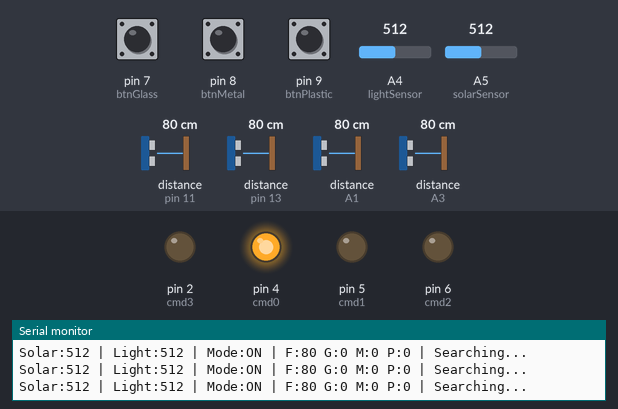
A sketch run on a simulated Arduino Uno, built with avr-gcc and run on an emulated ATmega328P. On the bench: output pins drawn as LEDs (lit = HIGH), the last lines printed to the serial monitor. Wiring (inferred from the names in the program): 4 × ultrasonic range finder: trigger pin 10, echo pin 11 / trigger pin 12, echo pin 13 / trigger A0, echo A1 / trigger A2, echo A3. Dashed ring = blinking. Inputs (shaded band) come from the test bench; at power-on: A5 (solarSensor) = 512, pin 7 (btnGlass) HIGH, distance to the obstacle (sensors on pin 13, pin 11, A1, A3) 80 cm, pin 8 (btnMetal) HIGH, pin 9 (btnPlastic) HIGH, A4 (lightSensor) = 512. The echo pulse lasts 58.3 µs per cm; pins used as bus, display or sensor lines are not drawn.

Above: at 1.2 s.
1.3 s: A5 (solarSensor) set to 105
4.3 s: A5 (solarSensor) set to 95
At 4.9 s:
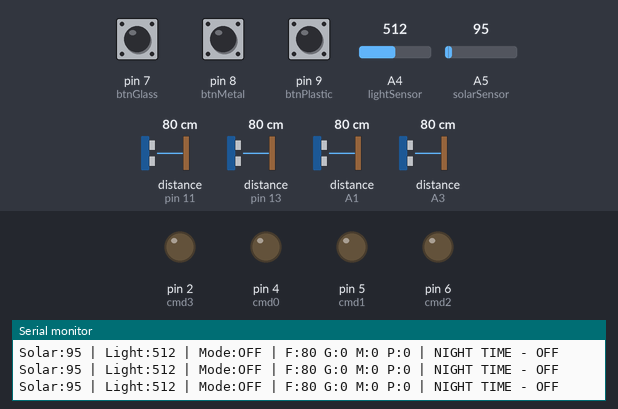
5.9 s: A5 (solarSensor) set to 306
At 7.4 s:
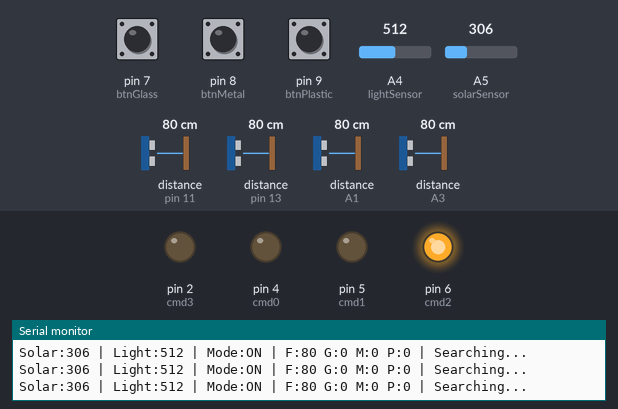
8.9 s: pin 7 (btnGlass) pulled LOW for 0.35 s
At 11.5 s:
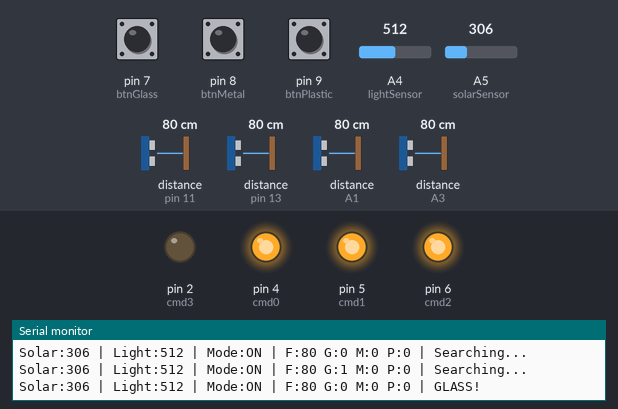
12.2 s: distance to the obstacle (sensor on pin 13) set to 34 cm
15.2 s: distance to the obstacle (sensor on pin 13) set to 27 cm
At 15.59 s:
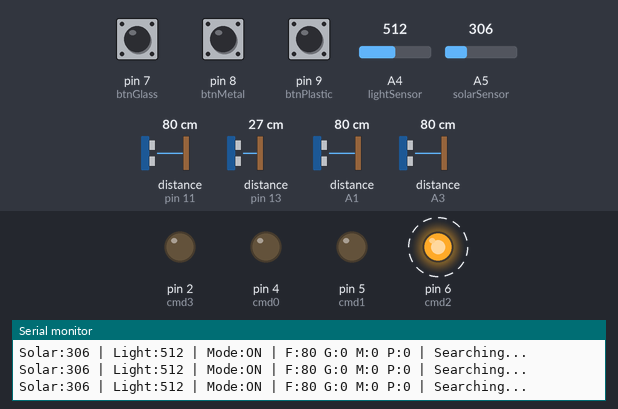
Timing chart, 0 to 19.2 s (numbered marks = the images above; inputs shaded):
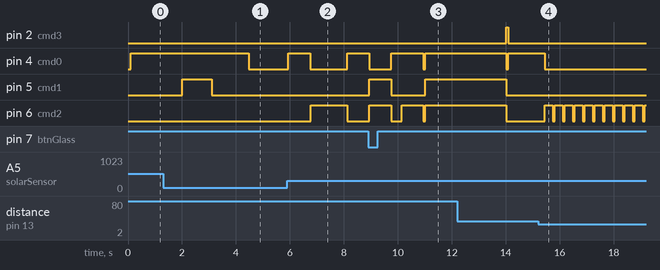

Measured:
- the behaviour switches between 101 and 100 on A5 (solarSensor) (found by bisection; images 0 and 1)
- the behaviour switches between 31 and 30 cm on distance to the obstacle (sensor on pin 13) (found by bisection; images 3 and 4)
- after the input at 4.3 s, pin 4 (cmd0): HIGH → LOW after 0.18 s instead of 1.0 s; pin 6 (cmd2): stays LOW (without the input it goes to HIGH after 1.0 s)
- after the input at 5.9 s, pin 4 (cmd0): LOW → HIGH after 0.05 s, → LOW 0.82 s later, → HIGH 1.4 s later; pin 6 (cmd2): LOW → HIGH after 0.86 s, → LOW 1.4 s later
- after the input at 8.9 s, pin 4 (cmd0): HIGH → LOW after 0.05 s, → HIGH 0.80 s later, → LOW 1.2 s later, → HIGH 0.07 s later; pin 6 (cmd2): goes HIGH 0.80 s, LOW 0.40 s, HIGH 0.80 s, LOW 0.07 s, then HIGH, starting after 0.05 s
- after the input at 15.2 s, pin 4 (cmd0): HIGH → LOW after 0.24 s; pin 5 (cmd1): stays LOW (without the input it goes to HIGH after 0.79 s); pin 6 (cmd2): alternates HIGH for 0.30 s and LOW for 0.07 s, starting after 0.24 s

The sketch:

wall_e_final1.ino
```cpp
// WALL-E - MASTER (Sensors + Buttons)
// Day/Night detection using solar cell

// ULTRASONIC
int trigF = 10;
int echoF = 11;
int trigL = 12;
int echoL = 13;
int trigR = A0;
int echoR = A1;
int trigB = A2;
int echoB = A3;

// 3 BUTTONS
int btnGlass = 7;
int btnMetal = 8;
int btnPlastic = 9;

// SENSORS
int lightSensor = A4;
int solarSensor = A5;

// COMMANDS TO ARDUINO 2
int cmd0 = 4;
int cmd1 = 5;
int cmd2 = 6;
int cmd3 = 2;

// VARIABLES
int distFront, distLeft, distRight, distBack;
int lightVal, solarVal;
int mode = 0;
int count = 0;

// DAY/NIGHT DETECTION
bool isDaytime = false;
int nightThreshold = 100;  // Below this = NIGHT

bool btnGlassPressed, btnMetalPressed, btnPlasticPressed;
int glassCount = 0, metalCount = 0, plasticCount = 0, totalCrushed = 0;
bool solarPowering = false;

int lightThreshold = 300;
int solarThreshold = 200;
int distanceThreshold = 30;

String currentWaste = "None";
String statusMsg = "Searching...";
String systemStatus = "OFF";  // Track system ON/OFF

// COMMANDS
const int CMD_STOP = 0;
const int CMD_FORWARD = 1;
const int CMD_BACKWARD = 2;
const int CMD_TURN_R = 3;
const int CMD_TURN_L = 4;
const int CMD_ARM_UP = 5;
const int CMD_ARM_DOWN = 6;
const int CMD_CRUSH_ON = 7;
const int CMD_CRUSH_OFF = 8;

void setup() {
  pinMode(trigF, OUTPUT); pinMode(echoF, INPUT);
  pinMode(trigL, OUTPUT); pinMode(echoL, INPUT);
  pinMode(trigR, OUTPUT); pinMode(echoR, INPUT);
  pinMode(trigB, OUTPUT); pinMode(echoB, INPUT);

  pinMode(btnGlass, INPUT_PULLUP);
  pinMode(btnMetal, INPUT_PULLUP);
  pinMode(btnPlastic, INPUT_PULLUP);

  pinMode(cmd0, OUTPUT);
  pinMode(cmd1, OUTPUT);
  pinMode(cmd2, OUTPUT);
  pinMode(cmd3, OUTPUT);

  sendCommand(CMD_STOP);

  Serial.begin(9600);
  Serial.println("MASTER - Ready!");
  Serial.println("====================");
  Serial.println("System uses SOLAR to detect DAY/NIGHT");
  Serial.println("====================");
}

void loop() {
  // Read sensors
  distFront = readUltrasonic(trigF, echoF);
  distLeft = readUltrasonic(trigL, echoL);
  distRight = readUltrasonic(trigR, echoR);
  distBack = readUltrasonic(trigB, echoB);

  lightVal = analogRead(lightSensor);
  solarVal = analogRead(solarSensor);
  solarPowering = (solarVal > solarThreshold);

  // DAY/NIGHT DETECTION using solar cell
  if (solarVal > nightThreshold) {
    isDaytime = true;
    systemStatus = "ON";
  }
  else {
    isDaytime = false;
    systemStatus = "OFF";
  }

  // Read buttons
  btnGlassPressed = (digitalRead(btnGlass) == LOW);
  btnMetalPressed = (digitalRead(btnMetal) == LOW);
  btnPlasticPressed = (digitalRead(btnPlastic) == LOW);

  // Print status
  Serial.print("Solar:"); Serial.print(solarVal);
  Serial.print(" | Light:"); Serial.print(lightVal);
  Serial.print(" | Mode:"); Serial.print(systemStatus);
  Serial.print(" | F:"); Serial.print(distFront);
  Serial.print(" G:"); Serial.print(btnGlassPressed);
  Serial.print(" M:"); Serial.print(btnMetalPressed);
  Serial.print(" P:"); Serial.print(btnPlasticPressed);
  Serial.print(" | "); Serial.println(statusMsg);

  // === DAY/NIGHT CHECK ===
  if (!isDaytime) {
    // NIGHT TIME - System OFF
    statusMsg = "NIGHT TIME - OFF";
    sendCommand(CMD_STOP);
    mode = 0;
  }
  else {
    // DAY TIME - System ON
    statusMsg = "Searching...";

    // Button logic
    if (btnGlassPressed) {
      currentWaste = "Glass";
      glassCount++;
      statusMsg = "GLASS!";
      mode = 3;
    }
    else if (btnMetalPressed) {
      currentWaste = "Metal";
      metalCount++;
      statusMsg = "METAL!";
      mode = 3;
    }
    else if (btnPlasticPressed) {
      currentWaste = "Plastic";
      plasticCount++;
      statusMsg = "PLASTIC!";
      mode = 3;
    }

    // Run behavior only during day
    if (lightVal > lightThreshold || solarPowering) {
      if (mode == 0 || mode == 1) searchMode();
      else if (mode == 2) moveToward();
      else if (mode == 3) collectWaste();
      else if (mode == 4) crushWaste();
    }
    else {
      sendCommand(CMD_STOP);
      mode = 0;
      statusMsg = "Waiting for power...";
    }
  }

  delay(50);
}

// Send command to Arduino 2
void sendCommand(int cmd) {
  digitalWrite(cmd0, (cmd & 1) ? HIGH : LOW);
  digitalWrite(cmd1, (cmd & 2) ? HIGH : LOW);
  digitalWrite(cmd2, (cmd & 4) ? HIGH : LOW);
  digitalWrite(cmd3, (cmd & 8) ? HIGH : LOW);
}

// Ultrasonic
int readUltrasonic(int trig, int echo) {
  digitalWrite(trig, LOW);
  delayMicroseconds(2);
  digitalWrite(trig, HIGH);
  delayMicroseconds(10);
  digitalWrite(trig, LOW);
  long duration = pulseIn(echo, HIGH);
  int d = duration / 29 / 2;
  return (d == 0 || d > 200) ? 200 : d;
}

// Behaviors
void searchMode() {
  mode = 1;
  if (distFront < distanceThreshold && distFront > 0) {
    mode = 2;
    sendCommand(CMD_STOP);
    return;
  }
  if (distLeft < distanceThreshold && distLeft > 0) {
    sendCommand(CMD_TURN_L);
    delay(300);
    sendCommand(CMD_STOP);
    return;
  }

  count++;
  if (count < 8) sendCommand(CMD_FORWARD);
  else if (count < 12) sendCommand(CMD_TURN_R);
  else if (count < 20) sendCommand(CMD_FORWARD);
  else if (count < 24) sendCommand(CMD_TURN_L);
  else count = 0;
  delay(200);
}

void moveToward() {
  if (distFront > distanceThreshold || distFront == 0) {
    mode = 1;
    sendCommand(CMD_STOP);
    return;
  }
  if (distFront < 10) {
    sendCommand(CMD_STOP);
    mode = 3;
    return;
  }
  sendCommand(CMD_FORWARD);
  delay(100);
}

void collectWaste() {
  if (currentWaste == "None") { mode = 1; return; }

  sendCommand(CMD_ARM_DOWN);
  delay(800);
  sendCommand(CMD_STOP);

  sendCommand(CMD_FORWARD);
  delay(400);
  sendCommand(CMD_STOP);

  sendCommand(CMD_ARM_UP);
  delay(800);
  sendCommand(CMD_STOP);

  mode = 4;
}

void crushWaste() {
  if (currentWaste == "Glass") {
    sendCommand(CMD_CRUSH_ON);
    delay(3000);
    sendCommand(CMD_CRUSH_OFF);
  }
  else if (currentWaste == "Metal") {
    sendCommand(CMD_CRUSH_ON);
    delay(2000);
    sendCommand(CMD_CRUSH_OFF);
  }
  else if (currentWaste == "Plastic") {
    sendCommand(CMD_CRUSH_ON);
    delay(1500);
    sendCommand(CMD_CRUSH_OFF);
  }

  totalCrushed++;
  Serial.print("Total crushed: ");
  Serial.println(totalCrushed);

  currentWaste = "None";
  mode = 1;
  count = 0;
}
```
